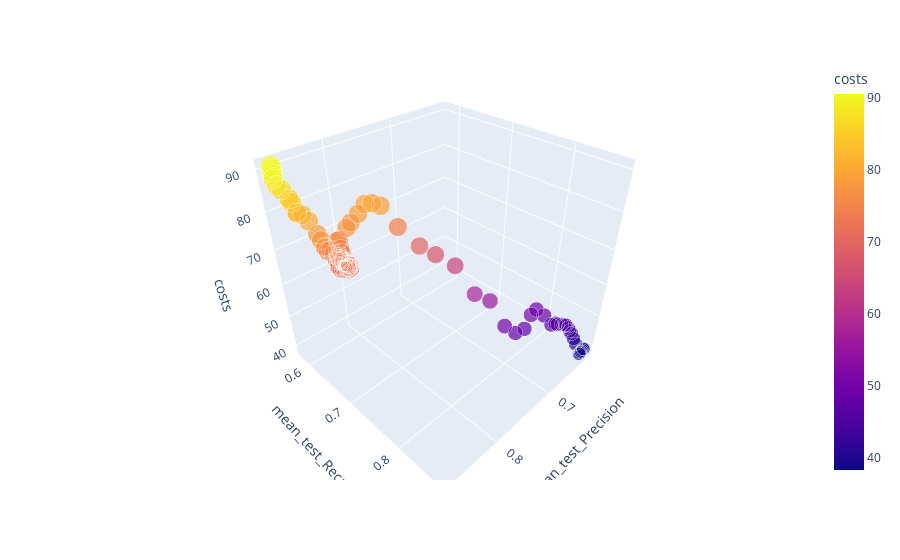

The code cell stored with this chart in its notebook:
### Code cell
#3D Scatter Costs, Recall & Precision
fig = px.scatter_3d(cost_df, z='costs', y='mean_test_Recall', x='mean_test_Precision', color='costs', size='costs')
fig.show()
